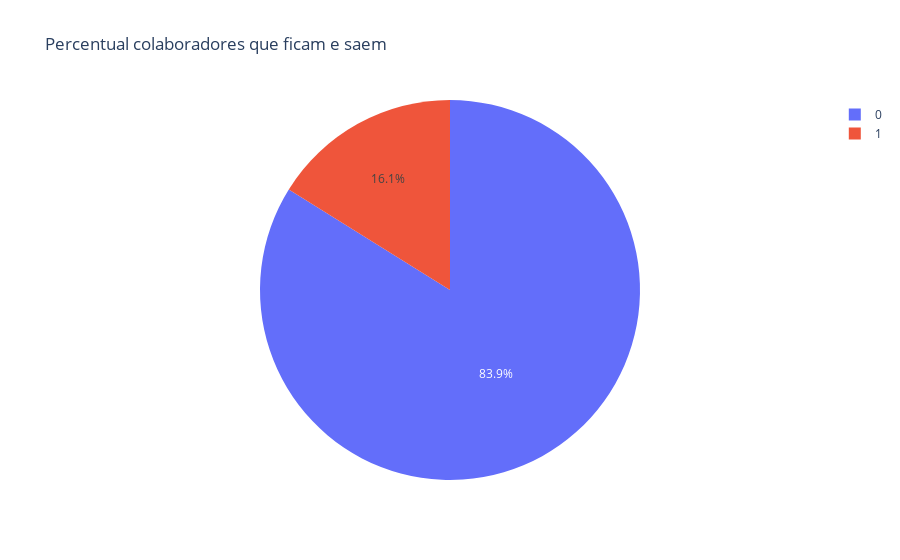

Write notebook code for a chart like this one.
### Code cell
# demonstração gráfica percentual dos colaboradores que ficam e saem da empresa
fig = px.pie(colaboradores_df, names='Attrition', title='Percentual colaboradores que ficam e saem')
fig.show()

### Figure 1 — Plotly figure (JSON) as saved in the notebook; plotly's stock layout.template omitted (floating-point values rounded to 4 significant figures; data arrays with more than 128 entries replaced by an {"elided": "..."} marker saying what was removed)
{"data": [{"domain": {"x": [0, 1], "y": [0, 1]}, "hovertemplate": "Attrition=%{label}<extra></extra>", "labels": {"elided": "1470 int values"}, "legendgroup": "", "name": "", "showlegend": true, "type": "pie"}], "layout": {"legend": {"tracegroupgap": 0}, "title": {"text": "Percentual colaboradores que ficam e saem"}}}
